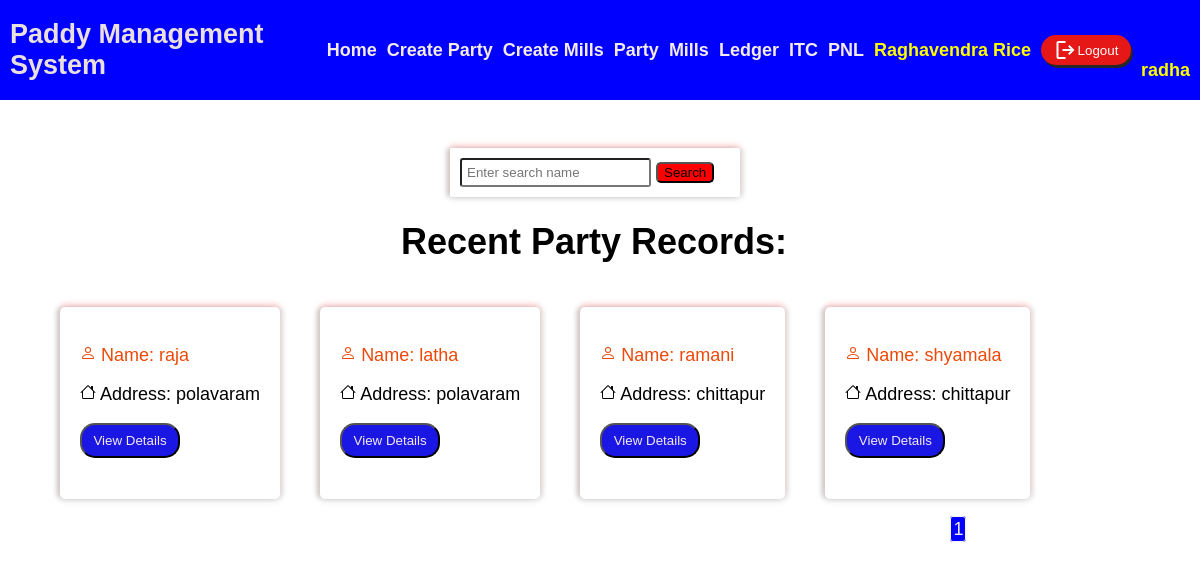
The app's page /party/ (signed in) with its own data.
### paddymastersystem/models.py (models this page shows)
class PartyRecord(models.Model):
    date = models.DateField()
    kl_no = models.CharField(max_length=100)
    party_name = models.CharField(max_length=100)
    party_address = models.CharField(max_length=200)
    party_weight = models.DecimalField(max_digits=10, decimal_places=2)
    party_rate = models.DecimalField(max_digits=10, decimal_places=2)
    paddy_variety = models.CharField(max_length=100)
    lorry_no = models.CharField(max_length=50)
    lorry_advance = models.DecimalField(max_digits=10, decimal_places=2)
    lorry_total_fare = models.DecimalField(max_digits=10, decimal_places=2)
    gennius_qty = models.IntegerField()
    party_amount = models.DecimalField(max_digits=10, decimal_places=2)
    gennius_price = models.DecimalField(max_digits=10, decimal_places=2)
    PARTY_CALCULATION_CHOICES = [
        ('BAGS_X4', 'BAGS X 4'),
        ('78KGS', '78 KGS'),
        ('79KGS', '79 KGS'),
        ('79_Delivery', '79 Delivery'),
        ('78_Delivery', '78 Delivery'),
        ('BAGS_X4_Delivery', 'BAGS X 4 Delivery'),
    ]
    party_calculation_type = models.CharField(choices=PARTY_CALCULATION_CHOICES, max_length=50)
    party_rate_type = models.CharField(max_length=100, choices=(('mill rate', 'mill rate'), ('party rate', 'party rate')))
    payment_status = models.BooleanField(default=False)

### paddymastersystem/views.py (the view)
# urls.py: path('party/', views.party, name='party'),
@login_required(login_url='login')
def party(request):
    party_records = PartyRecord.objects.all()
    paginator = Paginator(party_records, 10)  # Show 10 records per page
    page_number = request.GET.get('page')
    page_obj = paginator.get_page(page_number)
    return render(request, 'party/party.html', {'page_obj': page_obj})

### templates/party/party.html (shortened to what this page needs)
{% extends "common.html" %}
{% block content %}
<div class="details">
    <div class="pnl">
        <form method="get" action="{% url 'search_records_party' %}">
            <input type="text" name="search_query" placeholder="Enter search name" id='search' required>
            <button type="submit" id="bttn">Search</button>
        </form>
    </div>
    <center>
        <h1>Recent Party Records:</h1>
    </center>
    <ul>
        {% for party in page_obj %}
            <div id="float">
                <p style="color:rgb(236, 73, 9)">
                    Name: {{ party.party_name }}
                </p>
                <p>
                    Address: {{ party.party_address }}
                </p>
                <button id="btn"><a href="{% url 'party_detail_view' party.pk %}">View Details</a></button><br><br>
            </div>
        {% endfor %}
    </ul>
    <div id="pagination" style="float:left;margin-left: 80%;">
        <div class="pagination">
            {% for i in page_obj.paginator.page_range %}
                {% if page_obj.number == i %}
                    <a href="?page={{ i }}" class="active">{{ i }}</a>
                {% else %}
                    <a href="?page={{ i }}">{{ i }}</a>
                {% endif %}
            {% endfor %}
        </div>
    </div>
</div>
{% endblock %}

### templates/common.html (shortened to what this page needs)
<!DOCTYPE html>
<html lang="en">
<head>
</head>
<body>
    <header>
        <h3 class="logo">Paddy Management System</h3>
        {% if user.is_authenticated %}
        <div class="nav-links">
            <h3><a href="{% url 'homepage' %}">Home</a></h3>
            <h3><a href="{% url 'add_party_record' %}">Create Party</a></h3>
            <h3><a href="{% url 'add_mill_record' %}">Create Mills</a></h3>
            <h3><a href="{% url 'party' %}">Party</a></h3>
            <h3><a href="{% url 'mills' %}">Mills</a></h3>
            <h3><a href="{% url 'ledger' %}">Ledger</a></h3>
            <h3><a href="{% url 'interest_entry' %}">ITC</a></h3>
            <h3><a href="{% url 'view_records' %}">PNL</a></h3>
            <h3 style="color:yellow">Raghavendra Rice</h3>
            <form method="post" action="{% url 'logout' %}">
                <button type="submit" id="buttn"><span class="material-symbols-outlined">logout</span> Logout</button>
            </form>
            <h3 style="color:yellow;display: flex; margin-top: 40px;">{{ request.user.username }}</h3>
        </div>
        {% endif %}
    </header>
    {% block content %}{% endblock %}
</body>
</html>

### templates/common.html (style rules this page uses)
body { margin: 0; height: 100vh; font-family: Arial, sans-serif; }
header { display: grid; grid-template-columns: 1fr auto; align-items: center; background-color: blue; width: 100%; height: 100px; color: rgb(234, 223, 223); padding: 0 10px; }
.logo { justify-self: start; font-size: 1.5em; }
.nav-links { display: flex; gap: 10px; align-items: center; flex-wrap: wrap; }
a { text-decoration: none; color: rgb(244, 234, 234); }
h3 { margin: 0; font-size: 1em; }
#buttn { display: flex; align-items: center; justify-content: center; background-color: rgb(230, 23, 23); width: 90px; height: 30px; box-shadow: 2px 3px rgb(37, 38, 37); border-radius: 20px; color: white; cursor: pointer; border: none; }
@media only screen and (min-width: 768px) { body { font-size: 18px; } }
@media only screen and (min-width: 768px) { .nav-links { padding: 0 20px; } }
.nav-links { display: flex; flex-wrap: wrap; }
.nav-links { flex: 1 1 auto; }

### templates/party/party.html (style rules this page uses)
.details { padding-top: 40px; width: 99%; height: 99%; margin-right: auto; border-radius: 2px; color:black; }
.details p { text-decoration: none; color:black; }
#btn { background-color: rgb(26, 22, 227); border-radius: 15px; width:100px; height: 35px; }
.pnl { margin-top: 8px; text-decoration: none; color: white; border-radius: 2px; padding: 10px; width:270px; margin-left: 450px; box-shadow: 0 4px 5px rgba(193, 191, 191, 0.2), 0 -4px 5px rgba(255, 80, 80, 0.2), 4px 0 4px rgba(141, 139, 139, 0.2), -4px 0 4px rgba(58, 57, 57, 0.2); }
#bttn { background-color: red; border-radius: 5px; position: sticky; }
#search { padding: 5px; border-radius: 3px; position: sticky; }
#float { float:left; padding:20px; margin: 20px; border-radius: 5px; box-shadow: 0 4px 5px rgba(193, 191, 191, 0.2), 0 -4px 5px rgba(255, 80, 80, 0.2), 4px 0 4px rgba(141, 139, 139, 0.2), -4px 0 4px rgba(58, 57, 57, 0.2); }
#pagination a { border: 0.5px solid rgb(251, 246, 246); padding: 2px; background-color: blue; border-radius: 3px; }

### records on screen
PartyRecord: party_name "raja", party_address "polavaram"
PartyRecord: party_name "latha", party_address "polavaram"
PartyRecord: party_name "ramani", party_address "chittapur"
PartyRecord: party_name "shyamala", party_address "chittapur"

### other values on screen
{{ request.user.username }} "radha"
{{ i }} "1"
